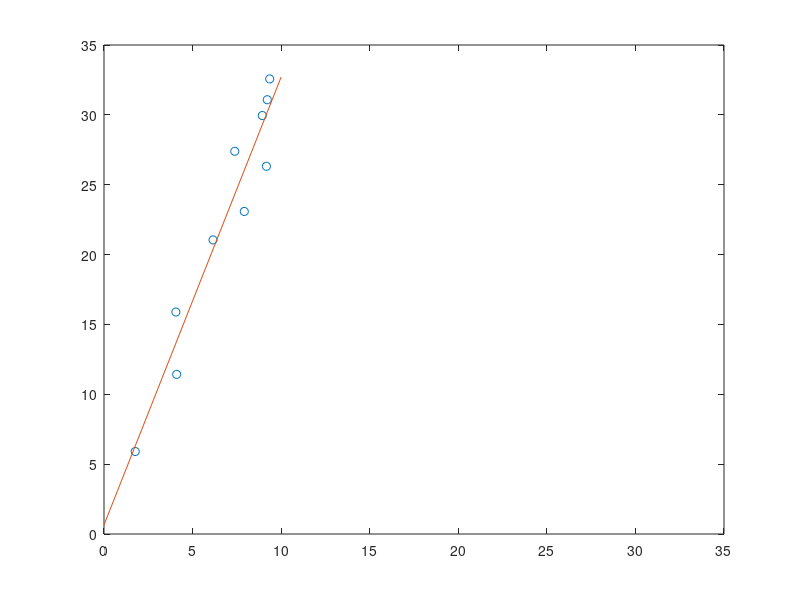
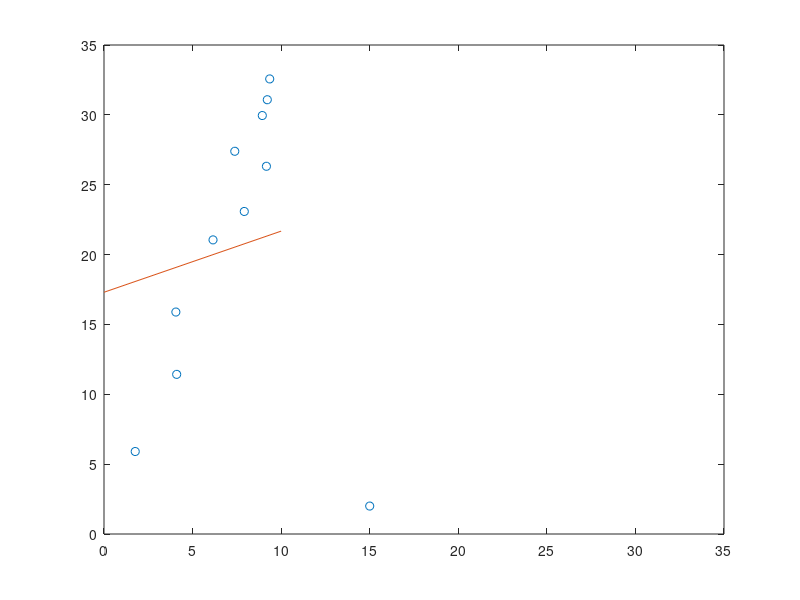
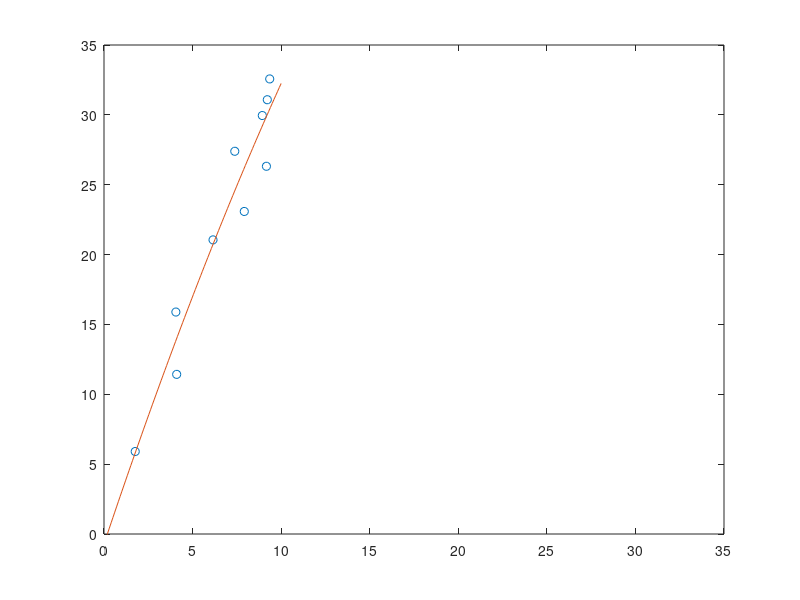
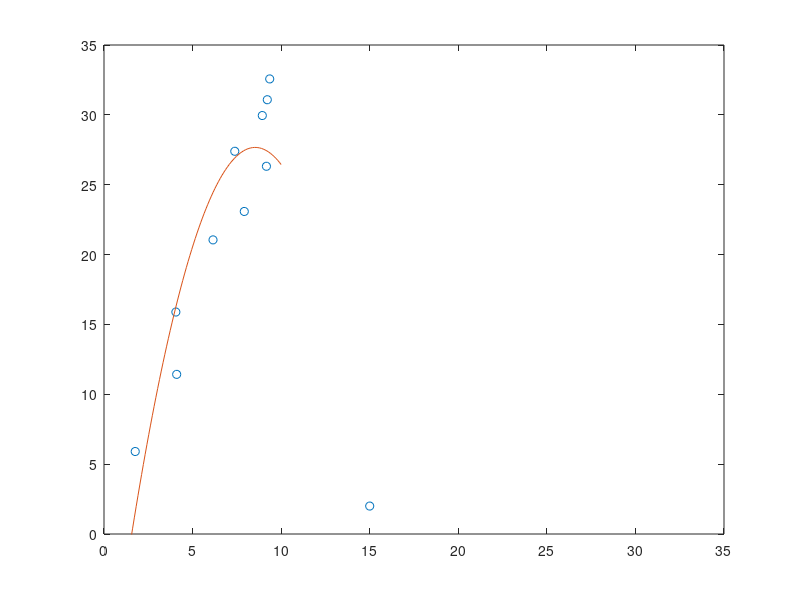

These figures' MATLAB source, in order:
%Luis José Quintana Bolaño
%Practica 8
function [] = practica8()
	%Ejercicio 1
	x1=[6.1543 7.9194 9.2181 7.3821 1.7627 4.0571 9.3547 9.1690 4.1027 8.9365];
	y1=[21.0518 23.0857 31.0830 27.3933 5.9044 15.8872 32.5721 26.3197 11.4262 29.9518];
	x2=[6.1543 7.9194 9.2181 7.3821 1.7627 4.0571 9.3547 9.1690 4.1027 8.9365 15];
	y2=[21.0518 23.0857 31.0830 27.3933 5.9044 15.8872 32.5721 26.3197 11.4262 29.9518 2];
	%a)
	[sol, E]=AjusteRecta(x1,y1)
	%b)
	[sol, E]=AjusteRecta(x2,y2)
	%c)
	AjustePolinomio(x1',y1')
	AjustePolinomio(x2',y2')
	%d)
	AjustePolinomio2(x1',y1')
	AjustePolinomio2(x2',y2')
	%e)
	AjustePolinomio3(x1',y1')%(1./(y1.*y1))')
	AjustePolinomio3(x2',y2')%(1./(y2.*y2))')
	%Ejercicio 2
	%a)
		ej2(x1,y1,1) %a
		ej2(x2,y2,1) %b
		ej2(x1,y1,2) %c
		ej2(x2,y2,2) %c
		ej2(x1,y1,3) %d
		ej2(x2,y2,3) %d
	%b)
		roots(polyfit(x1,y1,2)) %Apartado 1 c
		roots(polyfit(x1,y1,3)) %Apartado 1 d
	
end

function [sol, E]=AjusteRecta(x, y)
	Sxx=sum(x.*x); Sx=sum(x);
	Sxy=sum(x.*y); Sy=sum(y);
	n=length(x);
	A=[Sxx Sx; Sx n]; b=[Sxy Sy]';
	sol=A\b;
	figure, plot (x,y,'o'); hold on;
	axis([0 35 0 35]);
	xr=[0 10];
	yr=[sol(2) sol(1)*10+sol(2)];
	plot (xr,yr); hold off;
	E=sum((y-(sol(1)*x+sol(2))).^2);
end
function []=AjustePolinomio(x, y)
	x2=x.*x;
	A = [x2 x ones(size(x))];
	polisol = inv(A'*A)*(A'*y);
	figure, plot (x,y,'o');
	axis([0 35 0 35]); hold on;
	xp=linspace(0,10);
	plot (xp,polyval(polisol,xp));
	hold off;
end
function []=AjustePolinomio2(x,y)
	x2=x.*x;
	x3=x.*x2
	A = [x3 x2 x ones(size(x))];
	polisol = inv(A'*A)*(A'*y);
	figure, plot (x,y,'o');
	axis([0 35 0 35]); hold on;
	xp=linspace(0,10);
	plot (xp,polyval(polisol,xp));
	hold off;
end
function []=AjustePolinomio3(x,y)
	[x, i]=sort(x);
	y=y(i);
	y=1./(y.*y);
	yp=log(y);
	% solucion del problema lineal
	A = [x ones(size(x))];
	sol = inv(A'*A)*(A'*yp);
	B=sol(1); C=sol(2);
	% calculamos los parámetros de la exponencial
	A=exp(C);
	figure, plot (x,y,'o');
	axis([0 10 0 2]); hold on;
	plot (x,A*exp(B*x),'r'); hold off;
end
function []=ej2(x,y,ex)
	p=polyfit(x,y,ex);
	figure, plot(x,y,'o'); hold on;
	axis([0 35 0 35]);
	xp=linspace(0,35);
	plot(xp,polyval(p,xp));hold off;
end
